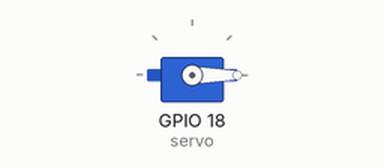
Simulated run of this program. Board: Raspberry Pi (BCM pin numbers). Shown: servo. Servo angles are drawn from the pulse width (0.5 ms = 0°, 2.5 ms = 180°).

Above: at 0.05 s.
At 1.5 s:
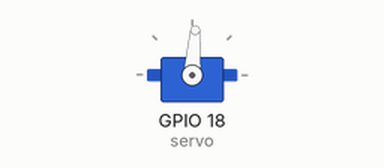
At 3.0 s:
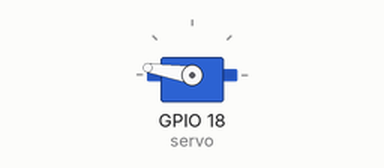
Timing chart, 0 to 6.9 s (numbered marks = the images above):
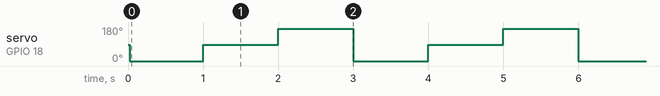

Measured:
- by itself, servo on GPIO 18 (servo): repeats every 3.0 s: 86° 1.0 s, 171° 1.0 s, 0° 1.0 s

The program:

example.py
```python
# Operate the SG92R from a Raspberry Pi using gpiozero with the pigpio backend on GPIO18, moving to minimum, mid, and maximum positions via specified pulse widths.
#
# Buy this module: https://shillehtek.com/products/sg92r-micro-servo-motor-9g-carbon-fiber-gears-2-5kg-for-rc-plane
# Full manual: https://shillehtek.com/blogs/shillehtek-product-manuals/sg92r-micro-servo-motor-9g-carbon-fiber-gears-2-5kg-for-rc-plane-manual
# More examples: https://github.com/shillehbean/shillehtek-examples
#

#!/usr/bin/env python3
# SG92R Servo - Raspberry Pi Python Example
# Install: sudo pip3 install gpiozero pigpio
# Run pigpiod first: sudo pigpiod

from gpiozero import Servo
from gpiozero.pins.pigpio import PiGPIOFactory
import time

factory = PiGPIOFactory()
servo = Servo(18, pin_factory=factory,
              min_pulse_width=0.0005, max_pulse_width=0.0024)

while True:
    servo.min()
    time.sleep(1)
    servo.mid()
    time.sleep(1)
    servo.max()
    time.sleep(1)
```
